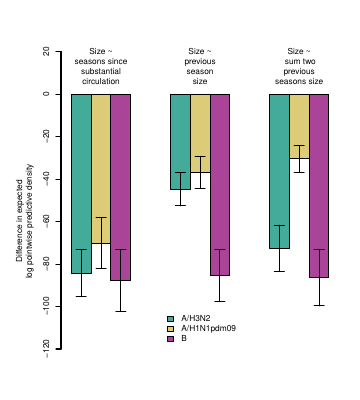

Here is the R script that generated this plot:
setwd("epidemiology")


setWidth = 183*0.039370*0.5
setFontSize = 5
pdf(file='Figures/Supp_Fig_1.pdf',width=setWidth,height=4,pointsize=setFontSize)


plot_pred <- function(){
                par(mar=c(5.1,6.1,4.1,2.1))
        c = barplot(c(
                      h3_compare[2,1],h1pdm_compare[2,1],b_compare[2,1],
                      h3_compare_size_size[2,1],h1pdm_compare_size_size[2,1],b_compare_size_size[2,1],
                      h3_compare_size_size_2[2,1],h1pdm_compare_size_size_2[2,1],b_compare_size_size_2[2,1]),space=c(0,0,0,2,0,0,2,0,0),
                    ylim=c(-120,25),col=c("#44AA99","#DDCC77","#AA4499"),ylab = "")
        text(1.5,13,"Size ~\nseasons since\nsubstantial\ncirculation",cex=1)
        text(6.5,13,"Size ~\nprevious\nseason\nsize",cex=1)
        text(11.5,13,"Size ~\n sum two\nprevious\nseasons size",cex=1)
        legend('bottom', horiz=F, bty="n",legend = c("A/H3N2","A/H1N1pdm09","B"),fill = c('#44AA99',"#DDCC77","#AA4499"),pt.cex=1,cex=1)
        
        est = c(
                h3_compare[2,1],h1pdm_compare[2,1],b_compare[2,1],
                h3_compare_size_size[2,1],h1pdm_compare_size_size[2,1],b_compare_size_size[2,1],
                h3_compare_size_size_2[2,1],h1pdm_compare_size_size_2[2,1],b_compare_size_size_2[2,1])
        se = c(
               h3_compare[2,2],h1pdm_compare[2,2],b_compare[2,2],
               h3_compare_size_size[2,2],h1pdm_compare_size_size[2,2],b_compare_size_size[2,2],
               h3_compare_size_size_2[2,2],h1pdm_compare_size_size_2[2,2],b_compare_size_size_2[2,2])
        
        arrows(c,est-se,c ,est+se, ,length=0.05, angle=90, code=3)
        mtext('Difference in expected\nlog pointwise predictive density', side=2, line=2.7, at=-60,cex=5/5)
        
}

plot_pred()
dev.off()



